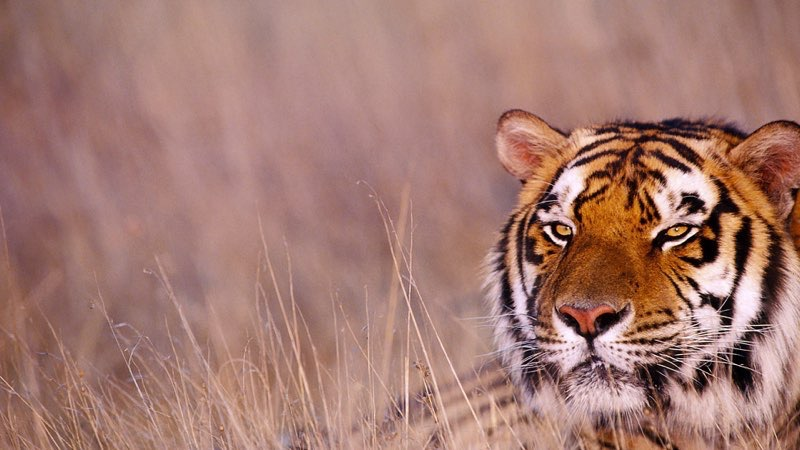
#> input picture input.jpg, 800 x 450 px, found by its file name
$ jupyter execute 'Image Translations.ipynb'
#> lines starting #> are read from the running program, lines starting #| are printed output that depends on the picture
[cell 1]
#Translation Matrix = [ 1 0 x
#                       0 1 y]
# x distance along x axis , y along y axis

import cv2
import numpy as np

image = cv2.imread('C:\\Users\\Zahid\\Desktop\\Deep Learning\\openCVtutorials\\input.jpg')
#> image is the input picture: shape (450, 800, 3); mean B, G, R 113.3, 122.1, 163.8

height , width = image.shape[:2] #Store height and width of image
#> height = 450; width = 800

quarter_height , quarter_width = height/4 , width/4
#> quarter_height = 112.5; quarter_width = 200

T = np.float32([[1 , 0 , quarter_width], [0 , 1, quarter_height ]])
#> T = [[1, 0, 200], [0, 1, 112.5]]

image_translated = cv2.warpAffine(image , T , (width , height))
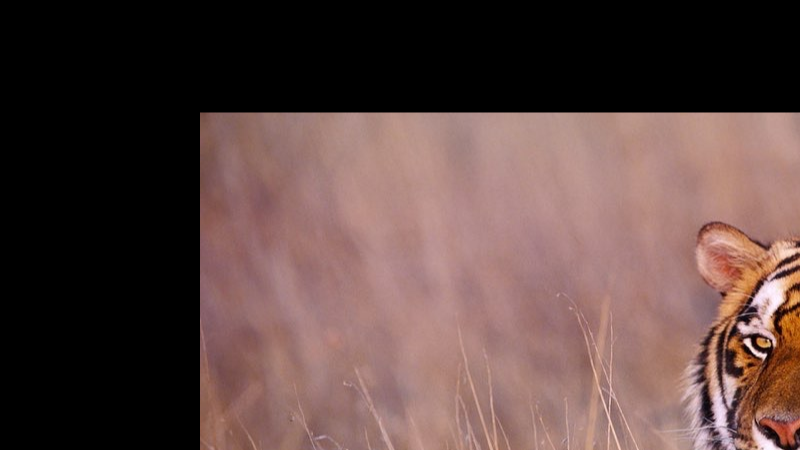
#> image_translated: shape (450, 800, 3); mean B, G, R 66.6, 70, 93.2
cv2.imshow('translated image' , image_translated)
cv2.waitKey()
cv2.destroyAllWindows()

print(T)
#| [[  1.    0.  200. ]
#|  [  0.    1.  112.5]]
